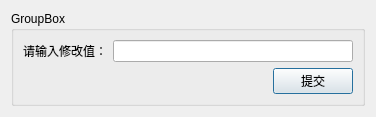
<?xml version="1.0" encoding="UTF-8"?>
<ui version="4.0">
 <class>ModifyTrainDlg</class>
 <widget class="QDialog" name="ModifyTrainDlg">
  <property name="geometry">
   <rect>
    <x>0</x>
    <y>0</y>
    <width>376</width>
    <height>105</height>
   </rect>
  </property>
  <property name="windowTitle">
   <string>ModifyTrain</string>
  </property>
  <layout class="QGridLayout" name="gridLayout_2">
   <item row="0" column="0">
    <widget class="QGroupBox" name="groupBox">
     <property name="title">
      <string>GroupBox</string>
     </property>
     <layout class="QGridLayout" name="gridLayout">
      <item row="0" column="0">
       <layout class="QVBoxLayout" name="verticalLayout">
        <item>
         <layout class="QHBoxLayout" name="horizontalLayout">
          <item>
           <widget class="QLabel" name="label">
            <property name="text">
             <string>请输入修改值：</string>
            </property>
            <property name="alignment">
             <set>Qt::AlignRight|Qt::AlignTrailing|Qt::AlignVCenter</set>
            </property>
           </widget>
          </item>
          <item>
           <widget class="QLineEdit" name="lineEdit"/>
          </item>
         </layout>
        </item>
        <item>
         <layout class="QHBoxLayout" name="horizontalLayout_2">
          <item>
           <spacer name="horizontalSpacer">
            <property name="orientation">
             <enum>Qt::Horizontal</enum>
            </property>
            <property name="sizeHint" stdset="0">
             <size>
              <width>40</width>
              <height>20</height>
             </size>
            </property>
           </spacer>
          </item>
          <item>
           <widget class="QPushButton" name="pushButton">
            <property name="text">
             <string>提交</string>
            </property>
           </widget>
          </item>
         </layout>
        </item>
       </layout>
      </item>
     </layout>
    </widget>
   </item>
  </layout>
 </widget>
 <resources/>
 <connections/>
</ui>
